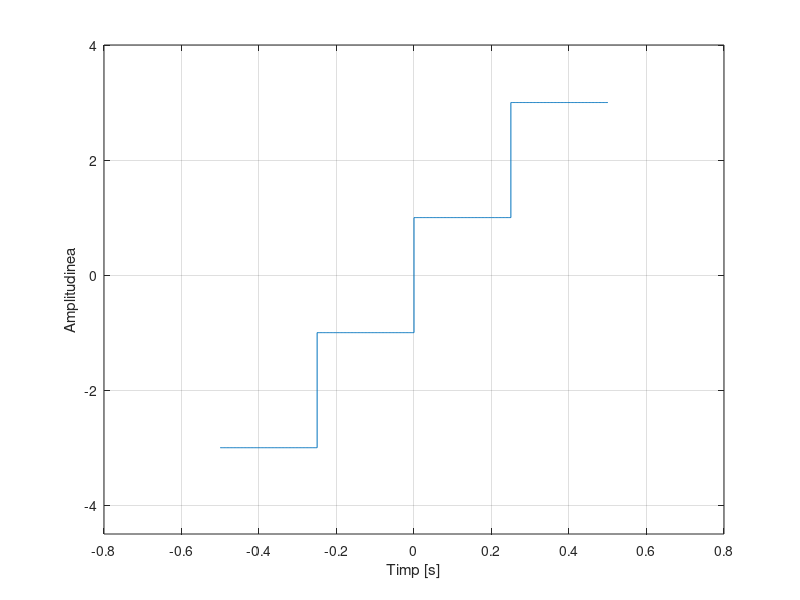

This chart was generated by the following MATLAB code:
T = 2;
t1 = -0.5:0.002:-0.25
t2 = -0.25:0.002:0;
t3 = 0:0.002:0.25;
t4 = 0.25:0.002:0.5;
x1 = zeros(size(t2))-3;
x2 = zeros(size(t2))-1;
x3 = ones(size(t1));
x4 = ones(size(t1))+2;
t = [t1 t2 t3 t4];
x = [x1 x2 x3 x4];
plot(t,x),ylim([-4.5 4.0]),xlabel('Timp [s]'),ylabel('Amplitudinea'),grid on;